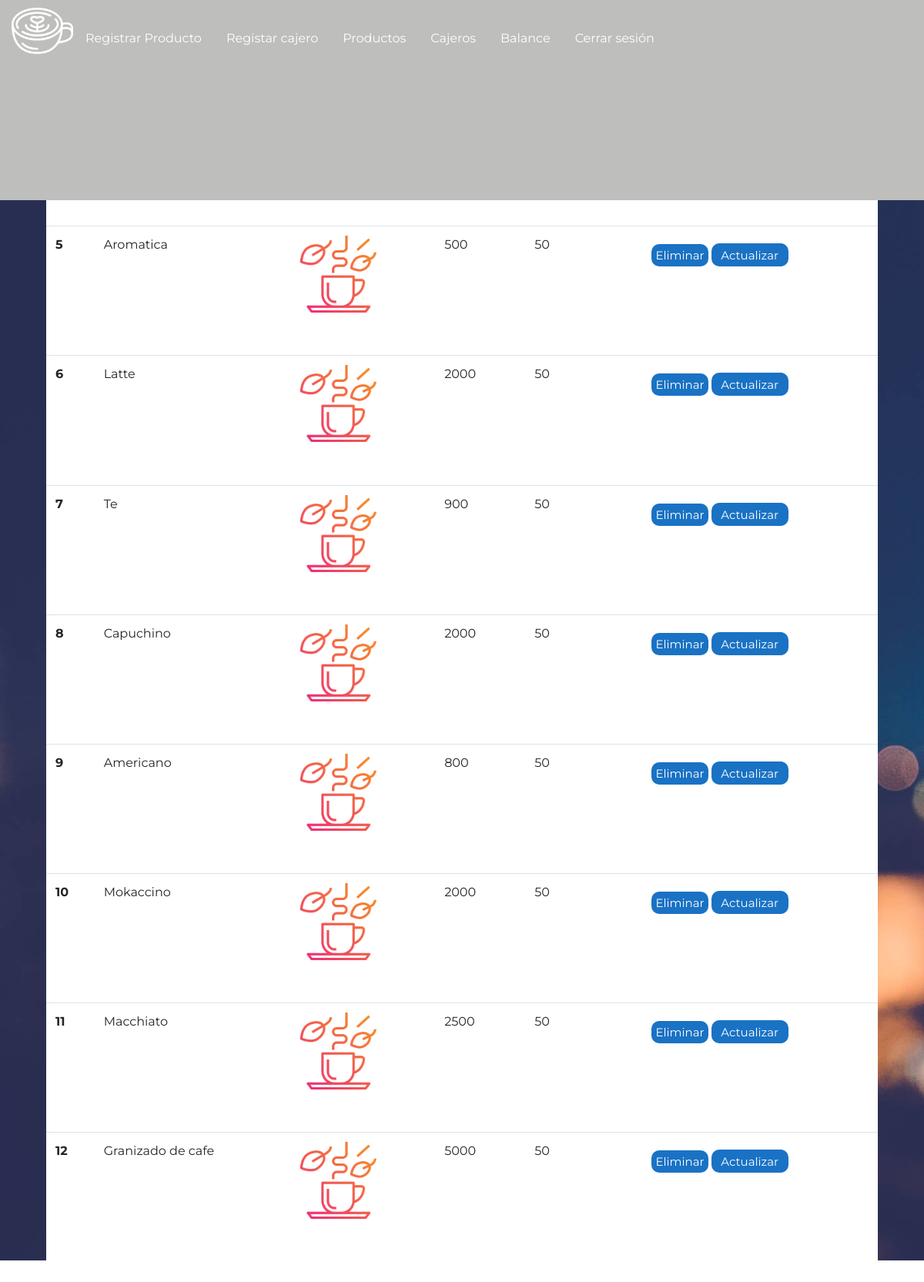
/productos (signed in), run on the app's committed database.
### tables this page shows
CREATE TABLE productos (id INTEGER PRIMARY KEY AUTOINCREMENT NOT NULL, Nombre STRING NOT NULL, Precio STRING, Cantidad INT, URLimagen STRING CONSTRAINT "img/hot-tea.png" DEFAULT "img/hot-tea.png" NOT NULL);

### app.py (the view, shortened to what this page needs)
@app.route('/productos', defaults={'exito': None, 'idP': None}, methods=['GET', 'POST'])
@app.route('/productos/<exito>', defaults={'idP': None},  methods=['GET', 'POST'])
@app.route('/productos/<idP>', defaults={'exito': None}, methods=['GET', 'POST'])
def productos(exito, idP):
    if 'username' in session and session['rol'] == 'admin':
        print('la sesion esta con admin')
        if request.method == 'GET':
            if idP:
                with sqlite3.connect("brioche.db") as con:
                    try:
                        cur = con.cursor()
                        cur.execute("delete from productos where id = ?", idP)
                    except:
                        exito = 'error'
                    finally:
                        return redirect(url_for('productos'))
            else:
                con = sqlite3.connect("brioche.db")
                con.row_factory = sqlite3.Row
                cur = con.cursor()
                cur.execute("select * from productos")
                productos = cur.fetchall()
                return render_template('html/productos1.html', productos=productos, exito=exito)
    elif 'username' in session:
        return redirect(url_for('ventas'))
    else:
        return redirect(url_for('home'))

### templates/html/productos1.html (shortened to what this page needs)
<!DOCTYPE html>
<html lang="en">
<head>
    <link rel="stylesheet" href="https://cdn.jsdelivr.net/npm/bootstrap@4.5.3/dist/css/bootstrap.min.css">
    <link rel="stylesheet" href="{{url_for('static', filename='css/nav.css')}}">
        <link rel="stylesheet" href="{{url_for('static', filename='css/usuarios1.css')}}">
</head>
{% if exito == "enviado" %}
<body onload="alert('Producto actualizado exitosamente!!')">
{% elif exito == "error" %}
  <body onload="alert('Error, intente nuevamente')">
  {% else %}
  <body>
{% endif %}
    <nav class="nav">
        <img src="{{url_for('static', filename='img/latte.png')}}" alt="">
        <a href="{{url_for('registroProducto')}}" class="nav-link active">Registrar Producto</a>
        <a href="{{url_for('registroCajero')}}" class="nav-link">Registar cajero</a>
        <a href="{{url_for('productos')}}" class="nav-link">Productos</a>
        <a href="{{url_for('cajeros')}}" class="nav-link">Cajeros</a>
        <a href="{{url_for('balance')}}" class="nav-link">Balance</a>
        <a href="{{url_for('cerrarSesion')}}" class="nav-link">Cerrar sesión</a>
    </nav>
    <div class="contenedorTabla">
      <table class="table" >
          <tbody class="tablaProductos" style="overflow: scroll;">
            {% for producto in productos %}
            <tr>
              <th scope="row" id="id{{producto.id}}">{{producto.id}}</th>
              <td id="nombre{{producto.id}}">{{producto.nombre}}</td>
              <td>
                 <img src="{{url_for('static', filename=producto.URLimagen)}}" alt="" style="width: 100px; height: 100px;" id="imagen{{producto.id}}">
              </td>
              <td id="precio{{producto.id}}">{{producto.precio}}</td>
              <td id="cantidad{{producto.id}}">{{producto.cantidad}}</td>
              <td>
                  <a href="/productos/{{producto.id}}" class="boton " id="{{producto.id}}" >Eliminar</a>
                  <button class="boton"  data-toggle="modal" data-target="#exampleModal" onclick="abrirModalProductos(this.id)" id="{{producto.id}}">Actualizar</button>
              </td>
            </tr>
            {% endfor %}
          </tbody>
        </table>
    </div>
</body>
</html>

### static/css/nav.css (style rules this page uses)
* { margin: 0; padding: 0; box-sizing: border-box; font-family: "Montserrat", sans-serif; }
nav a { height: 10vh; margin-top: 30px; color: white; }
nav > img { width: 80px; height: 80px; margin-left: 15px; }
nav { background-color: #bebebc; }

### static/css/usuarios1.css (style rules this page uses)
* { margin: 0; padding: 0; box-sizing: border-box; font-family: "Montserrat", sans-serif; }
body { height: 100vh; width: 100vw; }
.contenedorTabla { width: 100%; height: 60vh; background-image: url("../img/background.jpg"); background-size: cover; display: flex; justify-content: center; align-items: center; overflow: scroll; }
.table { background-color: white; width: 90vw; height: 90%; }
.boton { background-color: #1a72c4; color: white; border-radius: 10px; border: 0; font-size: 15px; min-width: 100px; max-width: auto; margin-top: 10px; height: 30px; color: white; padding: 5px; }
.tablaProductos { overflow: scroll; }
.table { height: 90vh; overflow: scroll; }

### data on the page
productos: id "5", nombre "Aromatica", URLimagen (picture), precio "500", cantidad "50"
productos: id "6", nombre "Latte", URLimagen (picture), precio "2000", cantidad "50"
productos: id "7", nombre "Te", URLimagen (picture), precio "900", cantidad "50"
productos: id "8", nombre "Capuchino", URLimagen (picture), precio "2000", cantidad "50"
productos: id "9", nombre "Americano", URLimagen (picture), precio "800", cantidad "50"
productos: id "10", nombre "Mokaccino", URLimagen (picture), precio "2000", cantidad "50"
productos: id "11", nombre "Macchiato", URLimagen (picture), precio "2500", cantidad "50"
productos: id "12", nombre "Granizado de cafe", URLimagen (picture), precio "5000", cantidad "50"
